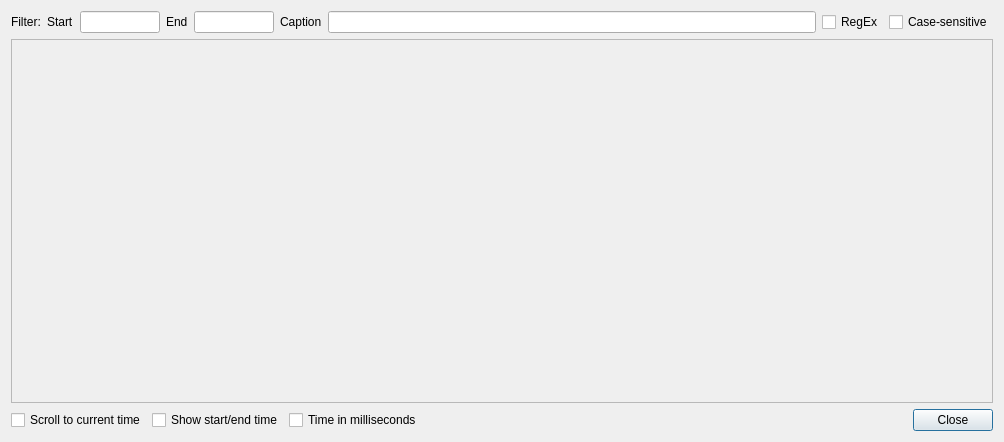
<?xml version="1.0" encoding="UTF-8"?>
<ui version="4.0">
 <class>SubtitleViewer</class>
 <widget class="QDialog" name="SubtitleViewer">
  <property name="geometry">
   <rect>
    <x>0</x>
    <y>0</y>
    <width>1004</width>
    <height>442</height>
   </rect>
  </property>
  <property name="windowTitle">
   <string>Dialog</string>
  </property>
  <layout class="QVBoxLayout" name="verticalLayout">
   <item>
    <layout class="QHBoxLayout" name="horizontalLayout_2">
     <item>
      <widget class="QLabel" name="label_4">
       <property name="text">
        <string>Filter:</string>
       </property>
      </widget>
     </item>
     <item>
      <widget class="QLabel" name="label_3">
       <property name="text">
        <string>Start</string>
       </property>
      </widget>
     </item>
     <item>
      <widget class="QLineEdit" name="start">
       <property name="maximumSize">
        <size>
         <width>80</width>
         <height>16777215</height>
        </size>
       </property>
      </widget>
     </item>
     <item>
      <widget class="QLabel" name="label_2">
       <property name="text">
        <string>End</string>
       </property>
      </widget>
     </item>
     <item>
      <widget class="QLineEdit" name="end">
       <property name="sizePolicy">
        <sizepolicy hsizetype="Preferred" vsizetype="Fixed">
         <horstretch>0</horstretch>
         <verstretch>0</verstretch>
        </sizepolicy>
       </property>
       <property name="maximumSize">
        <size>
         <width>80</width>
         <height>16777215</height>
        </size>
       </property>
      </widget>
     </item>
     <item>
      <widget class="QLabel" name="label">
       <property name="text">
        <string>Caption</string>
       </property>
      </widget>
     </item>
     <item>
      <widget class="QLineEdit" name="caption"/>
     </item>
     <item>
      <widget class="QCheckBox" name="regex">
       <property name="text">
        <string>RegEx</string>
       </property>
      </widget>
     </item>
     <item>
      <widget class="QCheckBox" name="case_sensitive">
       <property name="text">
        <string>Case-sensitive</string>
       </property>
      </widget>
     </item>
    </layout>
   </item>
   <item>
    <widget class="QScrollArea" name="area">
     <property name="widgetResizable">
      <bool>true</bool>
     </property>
     <widget class="QWidget" name="splitter">
      <property name="geometry">
       <rect>
        <x>0</x>
        <y>0</y>
        <width>988</width>
        <height>346</height>
       </rect>
      </property>
     </widget>
    </widget>
   </item>
   <item>
    <layout class="QHBoxLayout" name="horizontalLayout">
     <item>
      <widget class="QCheckBox" name="autoscroll">
       <property name="text">
        <string>Scroll to current time</string>
       </property>
      </widget>
     </item>
     <item>
      <widget class="QCheckBox" name="time_visible">
       <property name="text">
        <string>Show start/end time</string>
       </property>
      </widget>
     </item>
     <item>
      <widget class="QCheckBox" name="time_ms">
       <property name="text">
        <string>Time in milliseconds</string>
       </property>
      </widget>
     </item>
     <item>
      <spacer name="horizontalSpacer">
       <property name="orientation">
        <enum>Qt::Horizontal</enum>
       </property>
       <property name="sizeHint" stdset="0">
        <size>
         <width>40</width>
         <height>20</height>
        </size>
       </property>
      </spacer>
     </item>
     <item>
      <widget class="BBox" name="bbox">
       <property name="sizePolicy">
        <sizepolicy hsizetype="Minimum" vsizetype="Fixed">
         <horstretch>0</horstretch>
         <verstretch>0</verstretch>
        </sizepolicy>
       </property>
       <property name="orientation">
        <enum>Qt::Horizontal</enum>
       </property>
       <property name="standardButtons">
        <set>QDialogButtonBox::Close</set>
       </property>
      </widget>
     </item>
    </layout>
   </item>
  </layout>
 </widget>
 <customwidgets>
  <customwidget>
   <class>BBox</class>
   <extends>QDialogButtonBox</extends>
   <header>dialog/bbox.hpp</header>
  </customwidget>
 </customwidgets>
 <resources/>
 <connections>
  <connection>
   <sender>bbox</sender>
   <signal>accepted()</signal>
   <receiver>SubtitleViewer</receiver>
   <slot>accept()</slot>
   <hints>
    <hint type="sourcelabel">
     <x>248</x>
     <y>254</y>
    </hint>
    <hint type="destinationlabel">
     <x>157</x>
     <y>274</y>
    </hint>
   </hints>
  </connection>
  <connection>
   <sender>bbox</sender>
   <signal>rejected()</signal>
   <receiver>SubtitleViewer</receiver>
   <slot>reject()</slot>
   <hints>
    <hint type="sourcelabel">
     <x>316</x>
     <y>260</y>
    </hint>
    <hint type="destinationlabel">
     <x>286</x>
     <y>274</y>
    </hint>
   </hints>
  </connection>
 </connections>
</ui>
